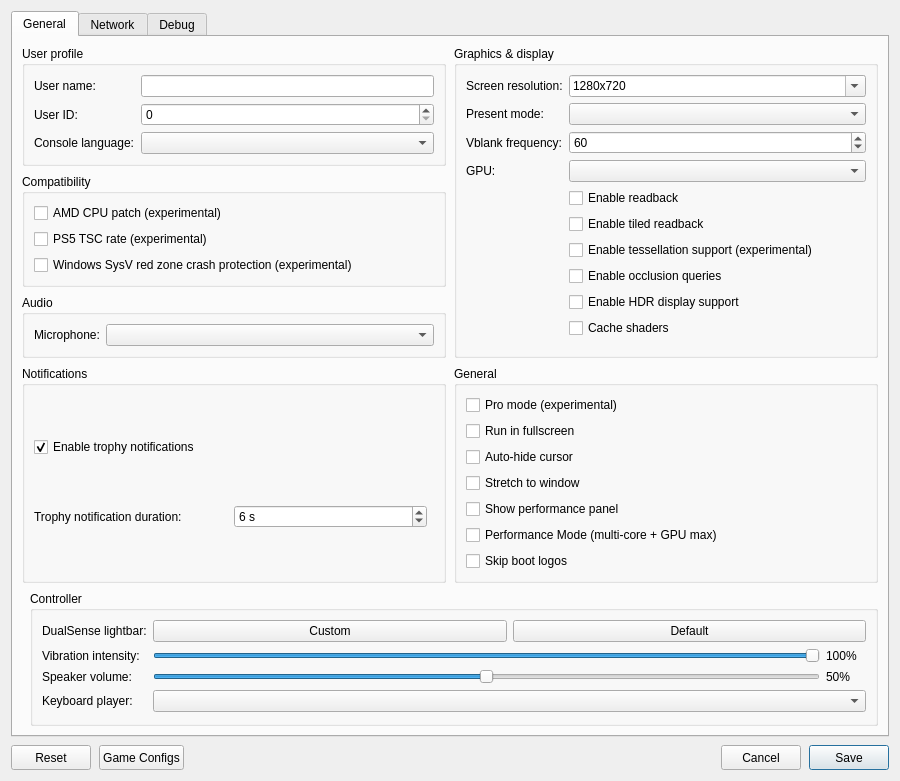
<?xml version="1.0" encoding="UTF-8"?>
<ui version="4.0">
 <class>ConfigurationEditDialog</class>
 <widget class="QDialog" name="ConfigurationEditDialog">
  <property name="geometry">
   <rect>
    <x>0</x>
    <y>0</y>
    <width>900</width>
    <height>620</height>
   </rect>
  </property>
  <property name="windowTitle">
   <string>Settings</string>
  </property>
  <property name="locale">
   <locale language="English" country="UnitedStates"/>
  </property>
  <layout class="QVBoxLayout" name="dialogLayout">
   <property name="spacing"><number>8</number></property>
   <item>
    <widget class="QTabWidget" name="settings_tabs">
     <property name="currentIndex"><number>0</number></property>
     <widget class="QWidget" name="settings_tab">
      <attribute name="title"><string>General</string></attribute>
      <layout class="QGridLayout" name="gridLayout">
       <property name="horizontalSpacing">
        <number>8</number>
       </property>
       <property name="verticalSpacing">
        <number>8</number>
       </property>
       <item row="0" column="0" colspan="2">
        <layout class="QGridLayout" name="sectionsLayout" columnstretch="1,1">
         <property name="horizontalSpacing">
          <number>8</number>
         </property>
         <property name="verticalSpacing">
          <number>8</number>
         </property>
         <item row="0" column="0">
          <widget class="QGroupBox" name="user_profile_group">
           <property name="title">
            <string>User profile</string>
           </property>
           <layout class="QFormLayout" name="userProfileLayout">
            <property name="fieldGrowthPolicy">
             <enum>QFormLayout::AllNonFixedFieldsGrow</enum>
            </property>
            <item row="0" column="0">
             <widget class="QLabel" name="label_user_name">
              <property name="text"><string>User name:</string></property>
             </widget>
            </item>
            <item row="0" column="1">
             <widget class="MandatoryLineEdit" name="lineEdit_user_name">
              <property name="toolTip"><string>Local user name exposed to games</string></property>
              <property name="clearButtonEnabled"><bool>true</bool></property>
             </widget>
            </item>
            <item row="1" column="0">
             <widget class="QLabel" name="label_user_id">
              <property name="text"><string>User ID:</string></property>
             </widget>
            </item>
            <item row="1" column="1">
             <widget class="QSpinBox" name="spinBox_user_id">
              <property name="toolTip"><string>Local user ID exposed to games</string></property>
             </widget>
            </item>
            <item row="2" column="0">
             <widget class="QLabel" name="label_console_language">
              <property name="text"><string>Console language:</string></property>
             </widget>
            </item>
            <item row="2" column="1">
             <widget class="QComboBox" name="comboBox_console_language">
              <property name="toolTip"><string>Language</string></property>
             </widget>
            </item>
           </layout>
          </widget>
         </item>
         <item row="2" column="0">
          <widget class="QGroupBox" name="audio_group">
           <property name="title"><string>Audio</string></property>
           <layout class="QFormLayout" name="audioLayout">
            <property name="fieldGrowthPolicy">
             <enum>QFormLayout::AllNonFixedFieldsGrow</enum>
            </property>
            <item row="0" column="0">
             <widget class="QLabel" name="label_audio_input_device">
              <property name="text"><string>Microphone:</string></property>
             </widget>
            </item>
            <item row="0" column="1">
             <widget class="QComboBox" name="comboBox_audio_input_device"/>
            </item>
           </layout>
          </widget>
         </item>
         <item row="0" column="1" rowspan="3">
          <widget class="QGroupBox" name="graphics_group">
           <property name="title">
            <string>Graphics &amp;&amp; display</string>
           </property>
           <layout class="QFormLayout" name="graphicsLayout">
            <property name="fieldGrowthPolicy">
             <enum>QFormLayout::AllNonFixedFieldsGrow</enum>
            </property>
            <item row="0" column="0">
             <widget class="QLabel" name="label_screen_resolution">
              <property name="text"><string>Screen resolution:</string></property>
             </widget>
            </item>
            <item row="0" column="1">
             <widget class="QComboBox" name="comboBox_screen_resolution">
              <property name="toolTip"><string>Window resolution as WIDTHxHEIGHT; pick a preset or type a custom size. Non-16:9 sizes such as 21:9 show the game with black bars unless Stretch to window is on.</string></property>
              <property name="editable"><bool>true</bool></property>
              <property name="insertPolicy"><enum>QComboBox::NoInsert</enum></property>
              <item><property name="text"><string notr="true">1280x720</string></property></item>
              <item><property name="text"><string notr="true">1920x1080</string></property></item>
              <item><property name="text"><string notr="true">2560x1440</string></property></item>
              <item><property name="text"><string notr="true">3840x2160</string></property></item>
              <item><property name="text"><string notr="true">2560x1080</string></property></item>
              <item><property name="text"><string notr="true">3440x1440</string></property></item>
              <item><property name="text"><string notr="true">3840x1600</string></property></item>
              <item><property name="text"><string notr="true">5120x2160</string></property></item>
             </widget>
            </item>
            <item row="1" column="0">
             <widget class="QLabel" name="label_present_mode">
              <property name="text"><string>Present mode:</string></property>
             </widget>
            </item>
            <item row="1" column="1">
             <widget class="QComboBox" name="comboBox_present_mode">
              <property name="toolTip"><string>Vulkan swapchain presentation mode</string></property>
             </widget>
            </item>
            <item row="2" column="0">
             <widget class="QLabel" name="label_vblank_frequency">
              <property name="text"><string>Vblank frequency:</string></property>
             </widget>
            </item>
            <item row="2" column="1">
             <widget class="QSpinBox" name="spinBox_vblank_frequency">
              <property name="toolTip"><string>Virtual display refresh rate used for frame pacing</string></property>
              <property name="minimum"><number>30</number></property>
              <property name="maximum"><number>360</number></property>
              <property name="value"><number>60</number></property>
             </widget>
            </item>
            <!--
            <item row="3" column="0">
             <widget class="QLabel" name="label_shader_optimization">
              <property name="text"><string>Shader optimization:</string></property>
             </widget>
            </item>
            <item row="3" column="1">
             <widget class="QComboBox" name="comboBox_shader_optimization_type">
              <property name="toolTip"><string>Optimize shaders for code size or performance</string></property>
             </widget>
            </item>
            -->
            <item row="4" column="0">
             <widget class="QLabel" name="label_gpu">
              <property name="text"><string>GPU:</string></property>
             </widget>
            </item>
            <item row="4" column="1">
             <widget class="QComboBox" name="comboBox_gpu">
              <property name="toolTip"><string>Graphics device used by the emulator</string></property>
             </widget>
            </item>
            <item row="5" column="1">
             <widget class="QCheckBox" name="checkBox_readback">
              <property name="toolTip"><string>Read back writable linear images</string></property>
              <property name="text"><string>Enable readback</string></property>
             </widget>
            </item>
            <item row="6" column="1">
             <widget class="QCheckBox" name="checkBox_readback_tiled">
              <property name="toolTip"><string>Read back small writable tiled images</string></property>
              <property name="text"><string>Enable tiled readback</string></property>
             </widget>
            </item>
            <item row="7" column="1">
             <widget class="QCheckBox" name="checkBox_tessellation">
              <property name="toolTip"><string>Draw tessellated geometry. Disabled by default; unsupported tessellation may cause crashes.</string></property>
              <property name="text"><string>Enable tessellation support (experimental)</string></property>
             </widget>
            </item>
            <item row="8" column="1">
             <widget class="QCheckBox" name="checkBox_occlusion_queries">
              <property name="toolTip"><string>Count the samples of occlusion queries on the GPU, so hidden lights and objects stay hidden. Costs some performance.</string></property>
              <property name="text"><string>Enable occlusion queries</string></property>
             </widget>
            </item>
            <item row="9" column="1">
             <widget class="QCheckBox" name="checkBox_hdr">
              <property name="toolTip"><string>Enable HDR10 output for supported games. Requires HDR enabled on the host display.</string></property>
              <property name="text"><string>Enable HDR display support</string></property>
             </widget>
            </item>
            <item row="10" column="1">
             <widget class="QCheckBox" name="checkBox_shader_cache">
              <property name="toolTip"><string>Save compiled shaders and pipelines per game and load them at startup.</string></property>
              <property name="text"><string>Cache shaders</string></property>
             </widget>
            </item>
           </layout>
          </widget>
         </item>
         <item row="3" column="0">
          <widget class="QGroupBox" name="notifications_group">
           <property name="title"><string>Notifications</string></property>
           <layout class="QVBoxLayout" name="notificationsLayout">
            <item>
             <widget class="QCheckBox" name="checkBox_trophy_notifications">
              <property name="toolTip"><string>Show trophy unlock notifications and play their sound.
    To use your own sound, replace the emulator's assets/sounds/trophy-unlock.wav with a WAV file and restart the game.</string></property>
              <property name="text"><string>Enable trophy notifications</string></property>
              <property name="checked"><bool>true</bool></property>
             </widget>
            </item>
            <item>
             <layout class="QHBoxLayout" name="trophyDurationLayout">
              <item>
               <widget class="QLabel" name="label_trophy_duration">
                <property name="text"><string>Trophy notification duration:</string></property>
               </widget>
              </item>
              <item>
               <widget class="QSpinBox" name="spinBox_trophy_duration">
                <property name="toolTip"><string>How long each trophy unlock notification stays on screen.</string></property>
                <property name="suffix"><string> s</string></property>
                <property name="minimum"><number>5</number></property>
                <property name="maximum"><number>10</number></property>
                <property name="value"><number>6</number></property>
               </widget>
              </item>
              <item>
               <spacer name="trophyDurationSpacer">
                <property name="orientation"><enum>Qt::Horizontal</enum></property>
               </spacer>
              </item>
             </layout>
            </item>
           </layout>
          </widget>
         </item>
         <item row="3" column="1">
          <widget class="QGroupBox" name="general_group">
           <property name="title"><string>General</string></property>
           <layout class="QVBoxLayout" name="generalLayout">
            <item>
             <widget class="QCheckBox" name="checkBox_pro">
              <property name="toolTip"><string>Enable experimental Pro mode for supported titles. PSSR uses linear scaling. Disabled by default.</string></property>
              <property name="text"><string>Pro mode (experimental)</string></property>
             </widget>
            </item>
            <item>
             <widget class="QCheckBox" name="checkBox_fullscreen">
              <property name="toolTip"><string>Run in borderless desktop fullscreen</string></property>
              <property name="text"><string>Run in fullscreen</string></property>
             </widget>
            </item>
            <item>
             <widget class="QCheckBox" name="checkBox_hide_cursor">
              <property name="toolTip"><string>Hide the host cursor after 2 seconds without mouse activity</string></property>
              <property name="text"><string>Auto-hide cursor</string></property>
             </widget>
            </item>
            <item>
             <widget class="QCheckBox" name="checkBox_stretch">
              <property name="toolTip"><string>Stretch the game image to fill the window instead of keeping its aspect ratio with black bars</string></property>
              <property name="text"><string>Stretch to window</string></property>
             </widget>
            </item>
            <item>
             <widget class="QCheckBox" name="checkBox_perf_overlay">
              <property name="toolTip"><string>Show FPS, frame times, CPU/GPU usage, RAM and memory pressure in the game window. Press F2 (Cmd+P on macOS) to toggle it, and add Shift for the detailed view.</string></property>
              <property name="text"><string>Show performance panel</string></property>
             </widget>
            </item>
            <item>
             <widget class="QCheckBox" name="checkBox_perf_mode">
              <property name="toolTip"><string>Enable multi-core thread pool, async shader caching, Immediate present mode, and disable validation/debug dumps for maximum performance.</string></property>
              <property name="text"><string>Performance Mode (multi-core + GPU max)</string></property>
             </widget>
            </item>
            <item>
             <widget class="QCheckBox" name="checkBox_skip_notice_screen">
              <property name="toolTip"><string>Skip startup logos and notices in supported games.</string></property>
              <property name="text"><string>Skip boot logos</string></property>
             </widget>
            </item>
           </layout>
          </widget>
         </item>
         <item row="1" column="0">
          <widget class="QGroupBox" name="compatibility_group">
           <property name="title">
            <string>Compatibility</string>
           </property>
           <layout class="QVBoxLayout" name="compatibilityLayout">
            <item>
             <widget class="QCheckBox" name="checkBox_amd_cpu">
              <property name="toolTip"><string>Patch CPU instructions that differ between AMD and the host CPU.</string></property>
              <property name="text"><string>AMD CPU patch (experimental)</string></property>
             </widget>
            </item>
            <item>
             <widget class="QCheckBox" name="checkBox_guest_tsc">
              <property name="toolTip"><string>Run the CPU time stamp counter (TSC) at the PS5's 1.6 GHz instead of the host rate. Fixes games that run too fast.</string></property>
              <property name="text"><string>PS5 TSC rate (experimental)</string></property>
             </widget>
            </item>
            <item>
             <widget class="QCheckBox" name="checkBox_red_zone_protection">
              <property name="toolTip"><string>Helps prevent crashes in some games on Windows</string></property>
              <property name="text"><string>Windows SysV red zone crash protection (experimental)</string></property>
             </widget>
            </item>
           </layout>
          </widget>
         </item>
        </layout>
       </item>
       <item row="1" column="1">
        <widget class="QGroupBox" name="controller_group">
         <property name="title"><string>Controller</string></property>
         <layout class="QFormLayout" name="controllerLayout">
          <property name="fieldGrowthPolicy"><enum>QFormLayout::AllNonFixedFieldsGrow</enum></property>
          <item row="0" column="0">
           <widget class="QLabel" name="label_controller_color">
            <property name="text"><string>DualSense lightbar:</string></property>
           </widget>
          </item>
          <item row="0" column="1">
           <layout class="QHBoxLayout" name="controllerColorLayout">
            <item>
             <widget class="QPushButton" name="button_controller_color">
              <property name="toolTip"><string>Choose and preview a fixed LED color. Bluetooth DualSense may take several seconds to update.</string></property>
              <property name="text"><string>Custom</string></property>
             </widget>
            </item>
            <item>
             <widget class="QPushButton" name="button_controller_color_reset">
              <property name="toolTip"><string>Let the game control the lightbar</string></property>
              <property name="text"><string>Default</string></property>
             </widget>
            </item>
           </layout>
          </item>
          <item row="1" column="0">
           <widget class="QLabel" name="label_controller_vibration">
            <property name="text"><string>Vibration intensity:</string></property>
           </widget>
          </item>
          <item row="1" column="1">
           <layout class="QHBoxLayout" name="controllerVibrationLayout">
            <item>
             <widget class="QSlider" name="slider_controller_vibration">
              <property name="toolTip"><string>Scale DualSense vibration over USB and Bluetooth</string></property>
              <property name="maximum"><number>100</number></property>
              <property name="value"><number>100</number></property>
              <property name="orientation"><enum>Qt::Horizontal</enum></property>
             </widget>
            </item>
            <item>
             <widget class="QLabel" name="label_controller_vibration_value">
              <property name="minimumSize"><size><width>40</width><height>0</height></size></property>
              <property name="text"><string>100%</string></property>
             </widget>
            </item>
           </layout>
          </item>
          <item row="2" column="0">
           <widget class="QLabel" name="label_controller_volume">
            <property name="text"><string>Speaker volume:</string></property>
           </widget>
          </item>
          <item row="2" column="1">
           <layout class="QHBoxLayout" name="controllerVolumeLayout">
            <item>
             <widget class="QSlider" name="slider_controller_volume">
              <property name="toolTip"><string>Scale the DualSense speaker over USB and Bluetooth. 50% is the previous default; 100% adds 6 dB of gain.</string></property>
              <property name="maximum"><number>100</number></property>
              <property name="value"><number>50</number></property>
              <property name="orientation"><enum>Qt::Horizontal</enum></property>
             </widget>
            </item>
            <item>
             <widget class="QLabel" name="label_controller_volume_value">
              <property name="minimumSize"><size><width>40</width><height>0</height></size></property>
              <property name="text"><string>50%</string></property>
             </widget>
            </item>
           </layout>
          </item>
          <item row="3" column="0">
           <widget class="QLabel" name="label_keyboard_player">
            <property name="text"><string>Keyboard player:</string></property>
           </widget>
          </item>
          <item row="3" column="1">
           <widget class="QComboBox" name="comboBox_keyboard_player">
            <property name="toolTip"><string>Gamepads fill the remaining players in connection order. Every player uses the same input mapping.</string></property>
           </widget>
          </item>
         </layout>
        </widget>
       </item>
      </layout>
     </widget>
     <widget class="QWidget" name="network_tab">
      <attribute name="title"><string>Network</string></attribute>
      <layout class="QVBoxLayout" name="networkTabLayout">
       <item>
        <widget class="QCheckBox" name="checkBox_network_connected">
         <property name="toolTip"><string>Let games use your computer's local network connection.</string></property>
         <property name="text"><string>Enable network connection</string></property>
        </widget>
       </item>
       <item>
        <widget class="QCheckBox" name="checkBox_psn_emulation">
         <property name="text"><string>Emulate PSN (compatibility)</string></property>
        </widget>
       </item>
       <item>
        <spacer name="networkSpacer">
         <property name="orientation"><enum>Qt::Vertical</enum></property>
         <property name="sizeHint" stdset="0"><size><width>20</width><height>40</height></size></property>
        </spacer>
       </item>
      </layout>
     </widget>
     <widget class="QWidget" name="debug_tab">
      <attribute name="title"><string>Debug</string></attribute>
      <layout class="QVBoxLayout" name="debugTabLayout">
       <item>
        <widget class="QGroupBox" name="debug_group">
         <property name="title">
          <string>Debugging &amp;&amp; logs</string>
         </property>
         <layout class="QGridLayout" name="debugLayout" columnstretch="0,1,0,1">
          <property name="horizontalSpacing"><number>8</number></property>
          <property name="verticalSpacing"><number>6</number></property>
          <item row="0" column="0" colspan="2">
           <widget class="QCheckBox" name="checkBox_vulkan_validation">
            <property name="toolTip"><string>Enable Vulkan validation layers</string></property>
            <property name="text"><string>Vulkan validation</string></property>
            <property name="checked"><bool>true</bool></property>
           </widget>
          </item>
          <item row="0" column="2" colspan="2">
           <widget class="QCheckBox" name="checkBox_shader_validation">
            <property name="toolTip"><string>Validate SPIR-V binary</string></property>
            <property name="text"><string>Shader validation</string></property>
            <property name="checked"><bool>true</bool></property>
           </widget>
          </item>
          <item row="1" column="0" colspan="2">
           <widget class="QCheckBox" name="checkBox_renderdoc_capture">
            <property name="toolTip"><string>Enable RenderDoc capture</string></property>
            <property name="text"><string>RenderDoc capture</string></property>
           </widget>
          </item>
          <item row="1" column="2" colspan="2">
           <widget class="QCheckBox" name="checkBox_cmd_dump">
            <property name="toolTip"><string>Dump command buffers</string></property>
            <property name="text"><string>Command buffer dump</string></property>
           </widget>
          </item>
          <item row="2" column="0">
           <widget class="QLabel" name="label_shader_log_direction">
            <property name="text"><string>Shader logging:</string></property>
           </widget>
          </item>
          <item row="2" column="1">
           <widget class="QComboBox" name="comboBox_shader_log_direction">
            <property name="toolTip"><string>Dump shaders to file or console window. If enabled may decrease emulator performance</string></property>
           </widget>
          </item>
          <item row="2" column="2">
           <widget class="QLabel" name="label_shader_log_folder">
            <property name="text"><string>Shader log folder:</string></property>
           </widget>
          </item>
          <item row="2" column="3">
           <widget class="MandatoryLineEdit" name="lineEdit_shader_log_folder">
            <property name="toolTip"><string>Specify directory to dump shaders</string></property>
            <property name="clearButtonEnabled"><bool>true</bool></property>
           </widget>
          </item>
          <item row="3" column="0">
           <widget class="QLabel" name="label_printf_direction">
            <property name="text"><string>Printf output:</string></property>
           </widget>
          </item>
          <item row="3" column="1">
           <widget class="QComboBox" name="comboBox_printf_direction">
            <property name="toolTip"><string>Print logs to file or console window. If enabled may decrease emulator performance</string></property>
           </widget>
          </item>
          <item row="3" column="2">
           <widget class="QLabel" name="label_printf_file">
            <property name="text"><string>Printf output file:</string></property>
           </widget>
          </item>
          <item row="3" column="3">
           <widget class="MandatoryLineEdit" name="lineEdit_printf_file">
            <property name="toolTip"><string>Specify file to dump logs</string></property>
            <property name="clearButtonEnabled"><bool>true</bool></property>
           </widget>
          </item>
          <item row="4" column="0">
           <widget class="QCheckBox" name="checkBox_profiler">
            <property name="toolTip"><string>Enable the Tracy profiler. Profiling may decrease emulator performance</string></property>
            <property name="text"><string>Tracy profiler</string></property>
           </widget>
          </item>
          <item row="4" column="2">
           <widget class="QLabel" name="label_cmd_dump_folder">
            <property name="text"><string>Command buffer folder:</string></property>
           </widget>
          </item>
          <item row="4" column="3">
           <widget class="MandatoryLineEdit" name="lineEdit_cmd_dump_folder">
            <property name="toolTip"><string>Specify directory to dump command buffers</string></property>
            <property name="clearButtonEnabled"><bool>true</bool></property>
           </widget>
          </item>
         </layout>
        </widget>
       </item>
       <item>
        <widget class="QGroupBox" name="rendering_compatibility_group">
         <property name="title"><string>Rendering compatibility</string></property>
         <layout class="QVBoxLayout" name="renderingCompatibilityLayout">
          <item>
           <widget class="QLabel" name="label_rendering_compatibility">
            <property name="text"><string>These settings may help with rendering bugs at a slight performance cost.</string></property>
            <property name="wordWrap"><bool>true</bool></property>
           </widget>
          </item>
          <item>
           <widget class="QCheckBox" name="checkBox_sync_raw_image_buffers">
            <property name="toolTip"><string>Can fix missing textures and incorrect transparency (Resident Evil 2).</string></property>
            <property name="text"><string>Accurate texture synchronization</string></property>
           </widget>
          </item>
         </layout>
        </widget>
       </item>
       <item>
        <spacer name="debugSpacer">
         <property name="orientation"><enum>Qt::Vertical</enum></property>
         <property name="sizeHint" stdset="0"><size><width>20</width><height>40</height></size></property>
        </spacer>
       </item>
      </layout>
     </widget>
    </widget>
   </item>
   <item>
    <layout class="QHBoxLayout" name="buttonLayout">
     <item>
     <widget class="QPushButton" name="clear_button">
       <property name="minimumSize"><size><width>80</width><height>25</height></size></property>
       <property name="text"><string>Reset</string></property>
       <property name="toolTip"><string>Restore default settings</string></property>
      </widget>
     </item>
     <item>
      <widget class="QPushButton" name="settings_button">
       <property name="minimumSize"><size><width>80</width><height>25</height></size></property>
       <property name="text"><string>Game Configs</string></property>
       <property name="toolTip"><string>Import or export game configs</string></property>
      </widget>
     </item>
     <item>
      <spacer name="buttonSpacer">
       <property name="orientation"><enum>Qt::Horizontal</enum></property>
       <property name="sizeHint" stdset="0"><size><width>40</width><height>20</height></size></property>
      </spacer>
     </item>
     <item>
      <widget class="QPushButton" name="cancel_button">
       <property name="minimumSize"><size><width>80</width><height>25</height></size></property>
       <property name="text"><string>Cancel</string></property>
      </widget>
     </item>
     <item>
      <widget class="QPushButton" name="ok_button">
       <property name="minimumSize"><size><width>80</width><height>25</height></size></property>
       <property name="text"><string>Save</string></property>
       <property name="default"><bool>true</bool></property>
      </widget>
     </item>
    </layout>
   </item>
  </layout>
 </widget>
 <customwidgets>
  <customwidget>
   <class>MandatoryLineEdit</class>
   <extends>QLineEdit</extends>
   <header>mandatoryLineEdit.h</header>
  </customwidget>
 </customwidgets>
 <resources/>
</ui>
